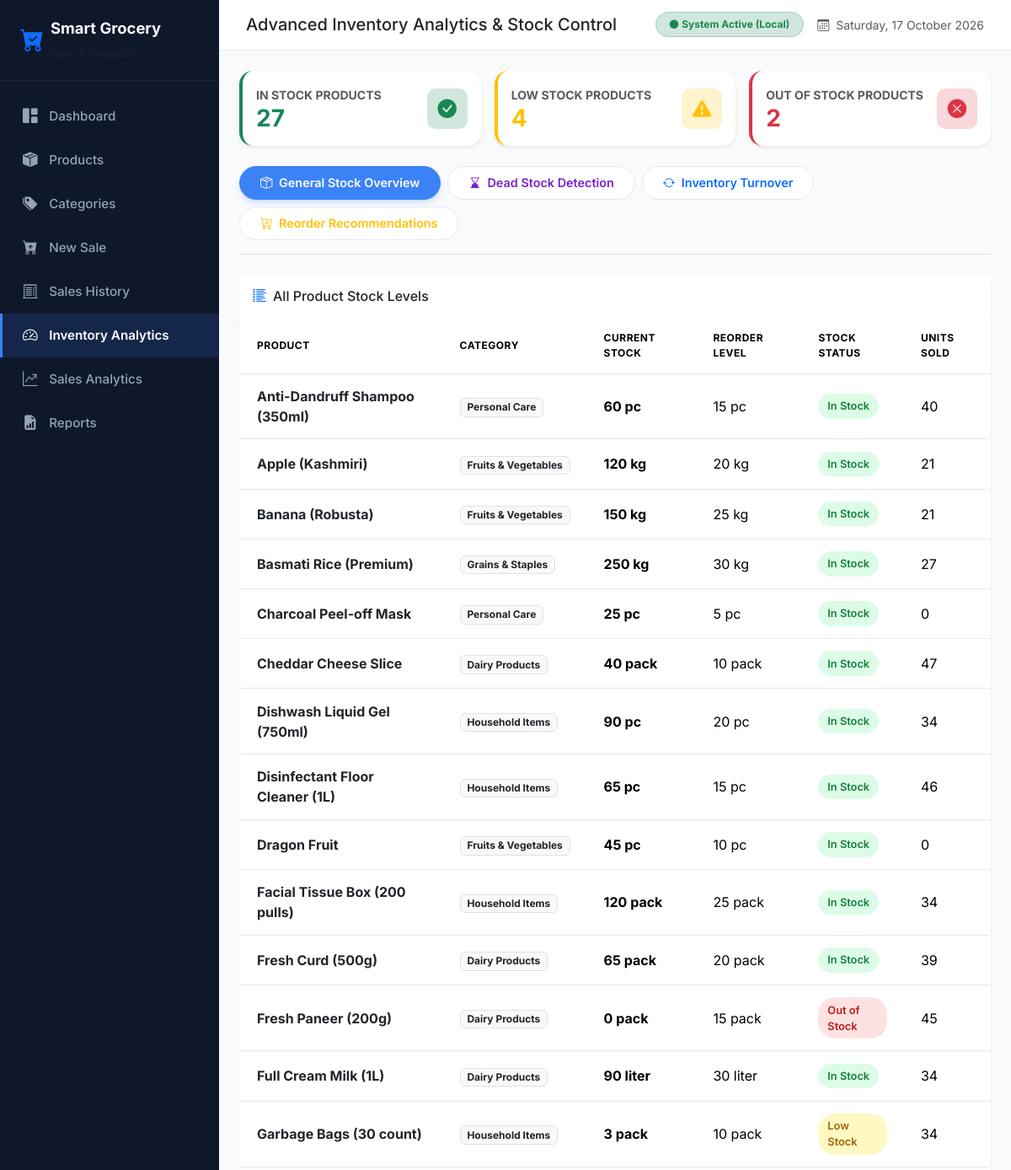
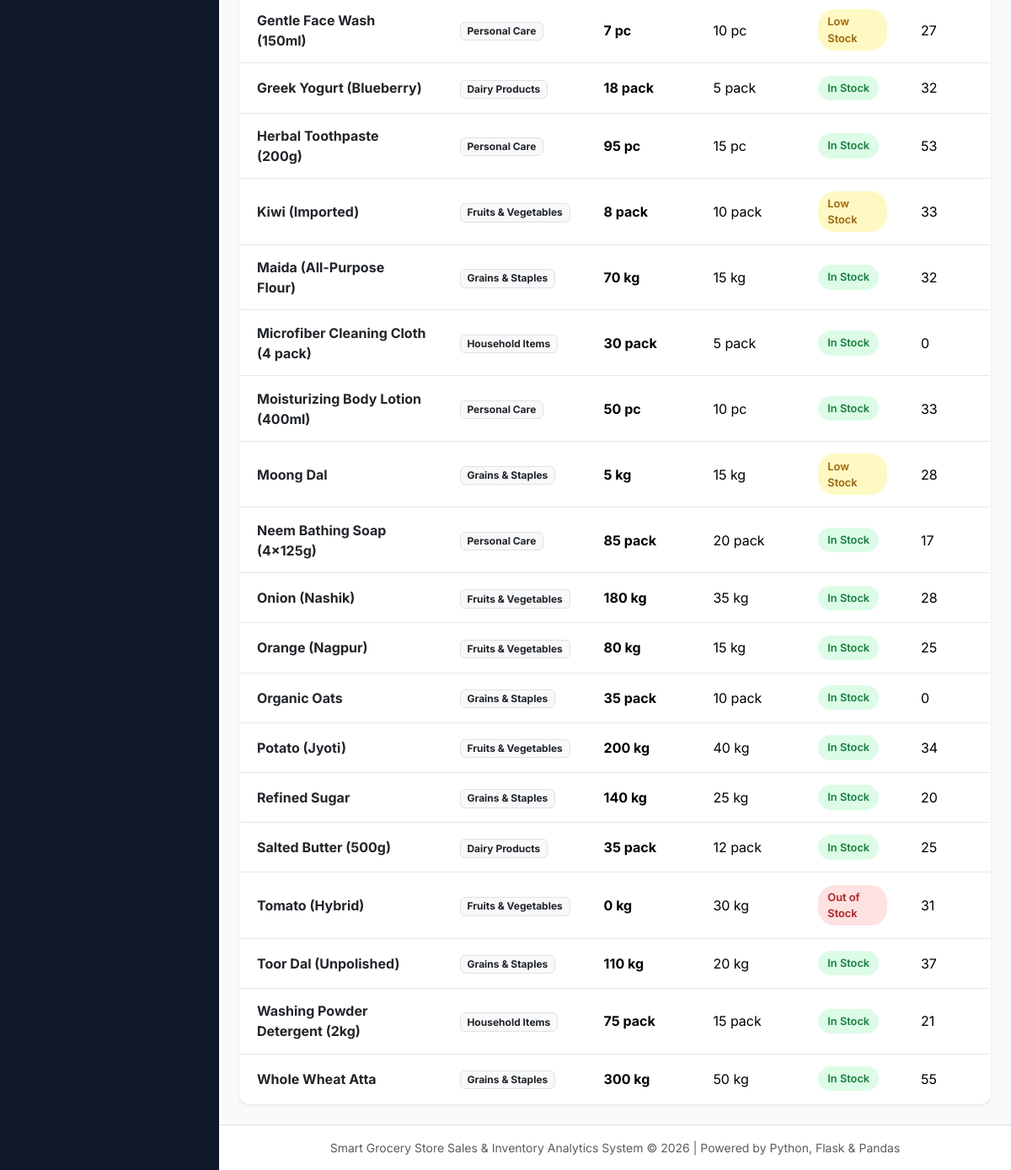
Screenshot of /inventory/ with the database file from the repository (2 pictures, top to bottom).
### models/product.py (models this page shows, shortened)
class Product(db.Model):
    __tablename__ = 'products'
    id = db.Column(db.Integer, primary_key=True)
    product_name = db.Column(db.String(150), nullable=False)
    category_id = db.Column(db.Integer, db.ForeignKey('categories.id'), nullable=False)
    unit = db.Column(db.String(50), nullable=False, default='pc')
    selling_price = db.Column(db.Float, nullable=False)
    cost_price = db.Column(db.Float, nullable=False)
    stock_quantity = db.Column(db.Integer, nullable=False, default=0)
    reorder_level = db.Column(db.Integer, nullable=False, default=10)
    supplier_name = db.Column(db.String(150), nullable=True)
    created_at = db.Column(db.DateTime, default=datetime.utcnow)
    sale_items = db.relationship('SaleItem', backref='product', lazy=True)
    @property
    def stock_status(self):
        if self.stock_quantity == 0:
            return "Out of Stock"
        elif self.stock_quantity <= self.reorder_level:
            return "Low Stock"
        else:
            return "In Stock"

### models/category.py (models this page shows, shortened)
class Category(db.Model):
    __tablename__ = 'categories'
    id = db.Column(db.Integer, primary_key=True)
    category_name = db.Column(db.String(100), unique=True, nullable=False)
    products = db.relationship('Product', backref='category', lazy=True, cascade="all, delete-orphan")

### routes/inventory.py (the view)
@inventory_bp.route('/')
def index():
    dead_stock_days = request.args.get('dead_days', type=int, default=Config.DEFAULT_DEAD_STOCK_DAYS)
    max_stock = request.args.get('max_stock', type=int, default=Config.DEFAULT_MAX_STOCK_LEVEL)
    products = Product.query.join(Category).order_by(Product.product_name.asc()).all()
    status_counts = get_inventory_status_counts()
    dead_stock = get_dead_stock_analysis(days_threshold=dead_stock_days)
    turnover = get_inventory_turnover_analysis()
    reorder_list = get_reorder_recommendations(max_stock_level=max_stock)
    return render_template(
        'inventory.html',
        products=products,
        status_counts=status_counts,
        dead_stock=dead_stock,
        turnover=turnover,
        reorder_list=reorder_list,
        dead_stock_days=dead_stock_days,
        max_stock=max_stock
    )

### analytics/inventory_analysis.py (called while the page is built)
def get_inventory_status_counts():
    products = Product.query.all()
    if not products:
        return {'in_stock': 0, 'low_stock': 0, 'out_of_stock': 0}
    in_stock = sum(1 for p in products if p.stock_quantity > p.reorder_level)
    low_stock = sum(1 for p in products if 0 < p.stock_quantity <= p.reorder_level)
    out_of_stock = sum(1 for p in products if p.stock_quantity == 0)
    return {
        'in_stock': in_stock,
        'low_stock': low_stock,
        'out_of_stock': out_of_stock
    }

### templates/inventory.html (shortened to what this page needs)
{% extends 'base.html' %}
{% block page_title %}Advanced Inventory Analytics & Stock Control{% endblock %}
{% block content %}
<div class="row g-3 mb-4">
    <div class="col-md-4">
        <div class="card border-0 shadow-sm rounded-4 p-3 border-start border-success border-4">
            <div class="d-flex justify-content-between align-items-center">
                <div>
                    <span class="text-muted small text-uppercase fw-bold">In Stock Products</span>
                    <h3 class="m-0 fw-bold text-success">{{ status_counts.in_stock }}</h3>
                </div>
                <div class="kpi-icon-box bg-success-subtle text-success">
                    <i class="bi bi-check-circle-fill"></i>
                </div>
            </div>
        </div>
    </div>
    <div class="col-md-4">
        <div class="card border-0 shadow-sm rounded-4 p-3 border-start border-warning border-4">
            <div class="d-flex justify-content-between align-items-center">
                <div>
                    <span class="text-muted small text-uppercase fw-bold">Low Stock Products</span>
                    <h3 class="m-0 fw-bold text-warning">{{ status_counts.low_stock }}</h3>
                </div>
                <div class="kpi-icon-box bg-warning-subtle text-warning">
                    <i class="bi bi-exclamation-triangle-fill"></i>
                </div>
            </div>
        </div>
    </div>
    <div class="col-md-4">
        <div class="card border-0 shadow-sm rounded-4 p-3 border-start border-danger border-4">
            <div class="d-flex justify-content-between align-items-center">
                <div>
                    <span class="text-muted small text-uppercase fw-bold">Out of Stock Products</span>
                    <h3 class="m-0 fw-bold text-danger">{{ status_counts.out_of_stock }}</h3>
                </div>
                <div class="kpi-icon-box bg-danger-subtle text-danger">
                    <i class="bi bi-x-circle-fill"></i>
                </div>
            </div>
        </div>
    </div>
</div>
<ul class="nav nav-pills mb-4 gap-2 border-bottom pb-3" id="inventoryTabs" role="tablist">
    <li class="nav-item">
        <button class="nav-link active rounded-pill px-4" id="overview-tab" data-bs-toggle="tab" data-bs-target="#overview" type="button">
            <i class="bi bi-box-seam me-1"></i> General Stock Overview
        </button>
    </li>
    <li class="nav-item">
        <button class="nav-link rounded-pill px-4 text-purple" id="deadstock-tab" data-bs-toggle="tab" data-bs-target="#deadstock" type="button">
            <i class="bi bi-hourglass-bottom me-1"></i> Dead Stock Detection
        </button>
    </li>
    <li class="nav-item">
        <button class="nav-link rounded-pill px-4 text-primary" id="turnover-tab" data-bs-toggle="tab" data-bs-target="#turnover" type="button">
            <i class="bi bi-arrow-repeat me-1"></i> Inventory Turnover
        </button>
    </li>
    <li class="nav-item">
        <button class="nav-link rounded-pill px-4 text-warning" id="reorder-tab" data-bs-toggle="tab" data-bs-target="#reorder" type="button">
            <i class="bi bi-cart-plus me-1"></i> Reorder Recommendations
        </button>
    </li>
</ul>
<div class="tab-content" id="inventoryTabsContent">
    <div class="tab-pane fade show active" id="overview">
        <div class="card border-0 shadow-sm rounded-4">
            <div class="card-header bg-white border-0 py-3">
                <h6 class="m-0 font-weight-bold text-dark"><i class="bi bi-list-columns-reverse me-2 text-primary"></i>All Product Stock Levels</h6>
            </div>
            <div class="card-body p-0">
                <div class="table-responsive">
                    <table class="table table-custom align-middle m-0">
                        <thead>
                            <tr>
                                <th>Product</th>
                                <th>Category</th>
                                <th>Current Stock</th>
                                <th>Reorder Level</th>
                                <th>Stock Status</th>
                                <th>Units Sold</th>
                            </tr>
                        </thead>
                        <tbody>
                            {% for p in products %}
                            <tr>
                                <td class="fw-bold text-dark">{{ p.product_name }}</td>
                                <td><span class="badge bg-light text-dark border">{{ p.category.category_name }}</span></td>
                                <td class="fw-bold fs-6">{{ p.stock_quantity }} {{ p.unit }}</td>
                                <td>{{ p.reorder_level }} {{ p.unit }}</td>
                                <td>
                                    {% if p.stock_status == 'In Stock' %}
                                        <span class="badge-in-stock">In Stock</span>
                                    {% elif p.stock_status == 'Low Stock' %}
                                        <span class="badge-low-stock">Low Stock</span>
                                    {% else %}
                                        <span class="badge-out-of-stock">Out of Stock</span>
                                    {% endif %}
                                </td>
                                <td>{{ p.sale_items | sum(attribute='quantity') }}</td>
                            </tr>
                            {% endfor %}
                        </tbody>
                    </table>
                </div>
            </div>
        </div>
    </div>
</div>
{% endblock %}

### static/css/style.css (style rules this page uses)
:root { --sidebar-bg: #0F172A; --sidebar-hover: #1E293B; --sidebar-active: #3B82F6; --sidebar-text: #94A3B8; --sidebar-text-active: #FFFFFF; --bg-light: #F8FAFC; --card-shadow: 0 4px 6px -1px rgba(0, 0, 0, 0.05), 0 2px 4px -1px rgba(0, 0, 0, 0.03); --card-shadow-hover: 0 10px 15px -3px rgba(0, 0, 0, 0.08), 0 4px 6px -2px rgba(0, 0, 0, 0.04); --purple-primary: #7E22CE; --purple-light: #F3E8FF; }
body { font-family: 'Inter', system-ui, -apple-system, BlinkMacSystemFont, "Segoe UI", Roboto, sans-serif; background-color: var(--bg-light); color: #334155; overflow-x: hidden; }
.kpi-icon-box { width: 48px; height: 48px; border-radius: 10px; display: flex; align-items: center; justify-content: center; font-size: 1.4rem; }
.badge-in-stock { background-color: #DCFCE7; color: #15803D; font-weight: 600; padding: 0.4em 0.85em; border-radius: 20px; display: inline-flex; align-items: center; gap: 0.25rem; font-size: 0.8rem; }
.badge-low-stock { background-color: #FEF9C3; color: #A16207; font-weight: 600; padding: 0.4em 0.85em; border-radius: 20px; display: inline-flex; align-items: center; gap: 0.25rem; font-size: 0.8rem; }
.badge-out-of-stock { background-color: #FEE2E2; color: #B91C1C; font-weight: 600; padding: 0.4em 0.85em; border-radius: 20px; display: inline-flex; align-items: center; gap: 0.25rem; font-size: 0.8rem; }
.text-purple { color: var(--purple-primary) !important; }
.nav-pills .nav-link { font-weight: 600; font-size: 0.9rem; color: #475569; background-color: #FFFFFF; border: 1px solid #E2E8F0; transition: all 0.2s ease; }
.nav-pills .nav-link.active { background-color: #3B82F6 !important; color: #FFFFFF !important; border-color: #3B82F6 !important; box-shadow: 0 4px 6px -1px rgba(59, 130, 246, 0.25); }
.table-custom { background: #FFFFFF; border-radius: 12px; overflow: hidden; border: 1px solid #E2E8F0; box-shadow: var(--card-shadow); }
.table-custom thead { background-color: #F1F5F9; color: #475569; font-weight: 600; text-transform: uppercase; font-size: 0.75rem; letter-spacing: 0.5px; }
.table-custom th, .table-custom td { padding: 0.9rem 1.25rem; vertical-align: middle; }
.table-custom tbody tr { transition: background-color 0.15s ease; }

### rows the page displays
Product: product_name "Anti-Dandruff Shampoo (350ml)", category.category_name "Personal Care", stock_quantity "60", unit "pc", reorder_level "15", shows "In Stock", sale_items|sum "40"
Product: product_name "Apple (Kashmiri)", category.category_name "Fruits & Vegetables", stock_quantity "120", unit "kg", reorder_level "20", shows "In Stock", sale_items|sum "21"
Product: product_name "Banana (Robusta)", category.category_name "Fruits & Vegetables", stock_quantity "150", unit "kg", reorder_level "25", shows "In Stock", sale_items|sum "21"
Product: product_name "Basmati Rice (Premium)", category.category_name "Grains & Staples", stock_quantity "250", unit "kg", reorder_level "30", shows "In Stock", sale_items|sum "27"
Product: product_name "Charcoal Peel-off Mask", category.category_name "Personal Care", stock_quantity "25", unit "pc", reorder_level "5", shows "In Stock", sale_items|sum "0"
Product: product_name "Cheddar Cheese Slice", category.category_name "Dairy Products", stock_quantity "40", unit "pack", reorder_level "10", shows "In Stock", sale_items|sum "47"
Product: product_name "Dishwash Liquid Gel (750ml)", category.category_name "Household Items", stock_quantity "90", unit "pc", reorder_level "20", shows "In Stock", sale_items|sum "34"
Product: product_name "Disinfectant Floor Cleaner (1L)", category.category_name "Household Items", stock_quantity "65", unit "pc", reorder_level "15", shows "In Stock", sale_items|sum "46"
Product: product_name "Dragon Fruit", category.category_name "Fruits & Vegetables", stock_quantity "45", unit "pc", reorder_level "10", shows "In Stock", sale_items|sum "0"
Product: product_name "Facial Tissue Box (200 pulls)", category.category_name "Household Items", stock_quantity "120", unit "pack", reorder_level "25", shows "In Stock", sale_items|sum "34"
Product: product_name "Fresh Curd (500g)", category.category_name "Dairy Products", stock_quantity "65", unit "pack", reorder_level "20", shows "In Stock", sale_items|sum "39"
Product: product_name "Fresh Paneer (200g)", category.category_name "Dairy Products", stock_quantity "0", unit "pack", reorder_level "15", shows "Out of Stock", sale_items|sum "45"
Product: product_name "Full Cream Milk (1L)", category.category_name "Dairy Products", stock_quantity "90", unit "liter", reorder_level "30", shows "In Stock", sale_items|sum "34"
Product: product_name "Garbage Bags (30 count)", category.category_name "Household Items", stock_quantity "3", unit "pack", reorder_level "10", shows "Low Stock", sale_items|sum "34"
Product: product_name "Gentle Face Wash (150ml)", category.category_name "Personal Care", stock_quantity "7", unit "pc", reorder_level "10", shows "Low Stock", sale_items|sum "27"
Product: product_name "Greek Yogurt (Blueberry)", category.category_name "Dairy Products", stock_quantity "18", unit "pack", reorder_level "5", shows "In Stock", sale_items|sum "32"
Product: product_name "Herbal Toothpaste (200g)", category.category_name "Personal Care", stock_quantity "95", unit "pc", reorder_level "15", shows "In Stock", sale_items|sum "53"
Product: product_name "Kiwi (Imported)", category.category_name "Fruits & Vegetables", stock_quantity "8", unit "pack", reorder_level "10", shows "Low Stock", sale_items|sum "33"
Product: product_name "Maida (All-Purpose Flour)", category.category_name "Grains & Staples", stock_quantity "70", unit "kg", reorder_level "15", shows "In Stock", sale_items|sum "32"
Product: product_name "Microfiber Cleaning Cloth (4 pack)", category.category_name "Household Items", stock_quantity "30", unit "pack", reorder_level "5", shows "In Stock", sale_items|sum "0"
Product: product_name "Moisturizing Body Lotion (400ml)", category.category_name "Personal Care", stock_quantity "50", unit "pc", reorder_level "10", shows "In Stock", sale_items|sum "33"
Product: product_name "Moong Dal", category.category_name "Grains & Staples", stock_quantity "5", unit "kg", reorder_level "15", shows "Low Stock", sale_items|sum "28"
Product: product_name "Neem Bathing Soap (4x125g)", category.category_name "Personal Care", stock_quantity "85", unit "pack", reorder_level "20", shows "In Stock", sale_items|sum "17"
Product: product_name "Onion (Nashik)", category.category_name "Fruits & Vegetables", stock_quantity "180", unit "kg", reorder_level "35", shows "In Stock", sale_items|sum "28"
Product: product_name "Orange (Nagpur)", category.category_name "Fruits & Vegetables", stock_quantity "80", unit "kg", reorder_level "15", shows "In Stock", sale_items|sum "25"
Product: product_name "Organic Oats", category.category_name "Grains & Staples", stock_quantity "35", unit "pack", reorder_level "10", shows "In Stock", sale_items|sum "0"
Product: product_name "Potato (Jyoti)", category.category_name "Fruits & Vegetables", stock_quantity "200", unit "kg", reorder_level "40", shows "In Stock", sale_items|sum "34"
Product: product_name "Refined Sugar", category.category_name "Grains & Staples", stock_quantity "140", unit "kg", reorder_level "25", shows "In Stock", sale_items|sum "20"
Product: product_name "Salted Butter (500g)", category.category_name "Dairy Products", stock_quantity "35", unit "pack", reorder_level "12", shows "In Stock", sale_items|sum "25"
Product: product_name "Tomato (Hybrid)", category.category_name "Fruits & Vegetables", stock_quantity "0", unit "kg", reorder_level "30", shows "Out of Stock", sale_items|sum "31"
Product: product_name "Toor Dal (Unpolished)", category.category_name "Grains & Staples", stock_quantity "110", unit "kg", reorder_level "20", shows "In Stock", sale_items|sum "37"
Product: product_name "Washing Powder Detergent (2kg)", category.category_name "Household Items", stock_quantity "75", unit "pack", reorder_level "15", shows "In Stock", sale_items|sum "21"
Product: product_name "Whole Wheat Atta", category.category_name "Grains & Staples", stock_quantity "300", unit "kg", reorder_level "50", shows "In Stock", sale_items|sum "55"

### other values shown
{{ status_counts.in_stock }} "27"
{{ status_counts.low_stock }} "4"
{{ status_counts.out_of_stock }} "2"
